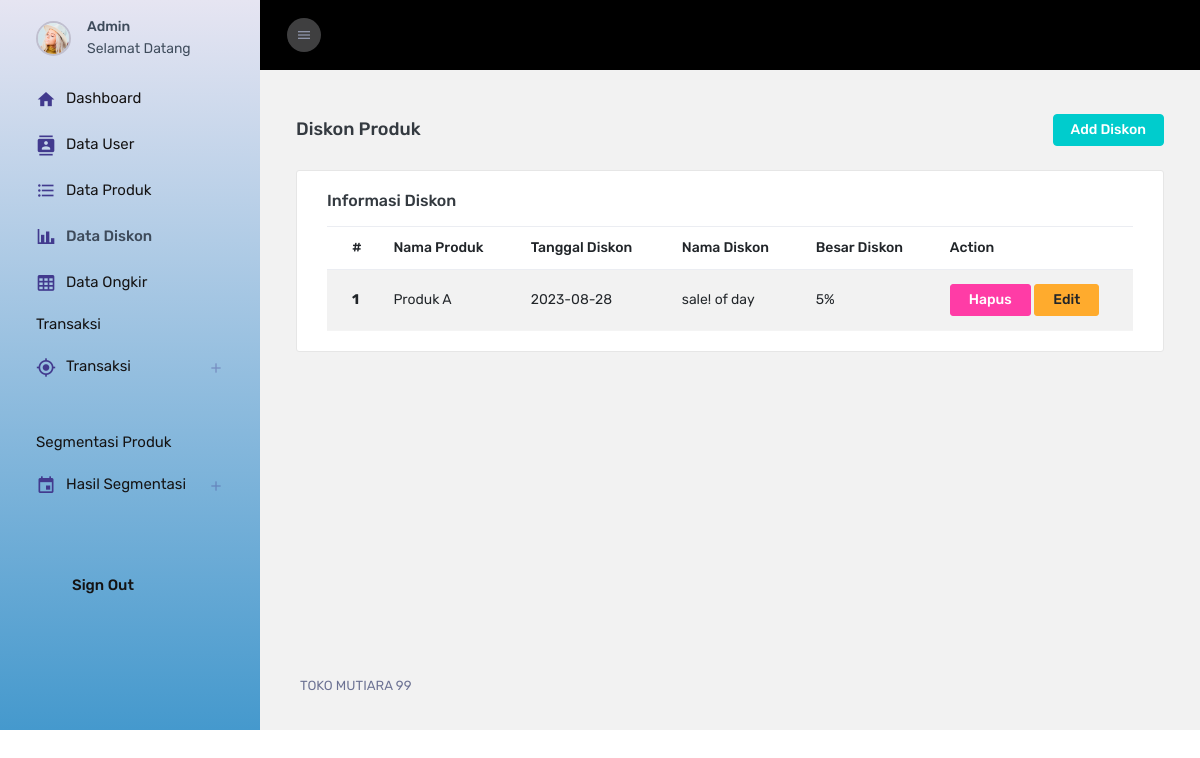
/Admin/cDiskon (signed in), run on an earlier commit of the app's database.
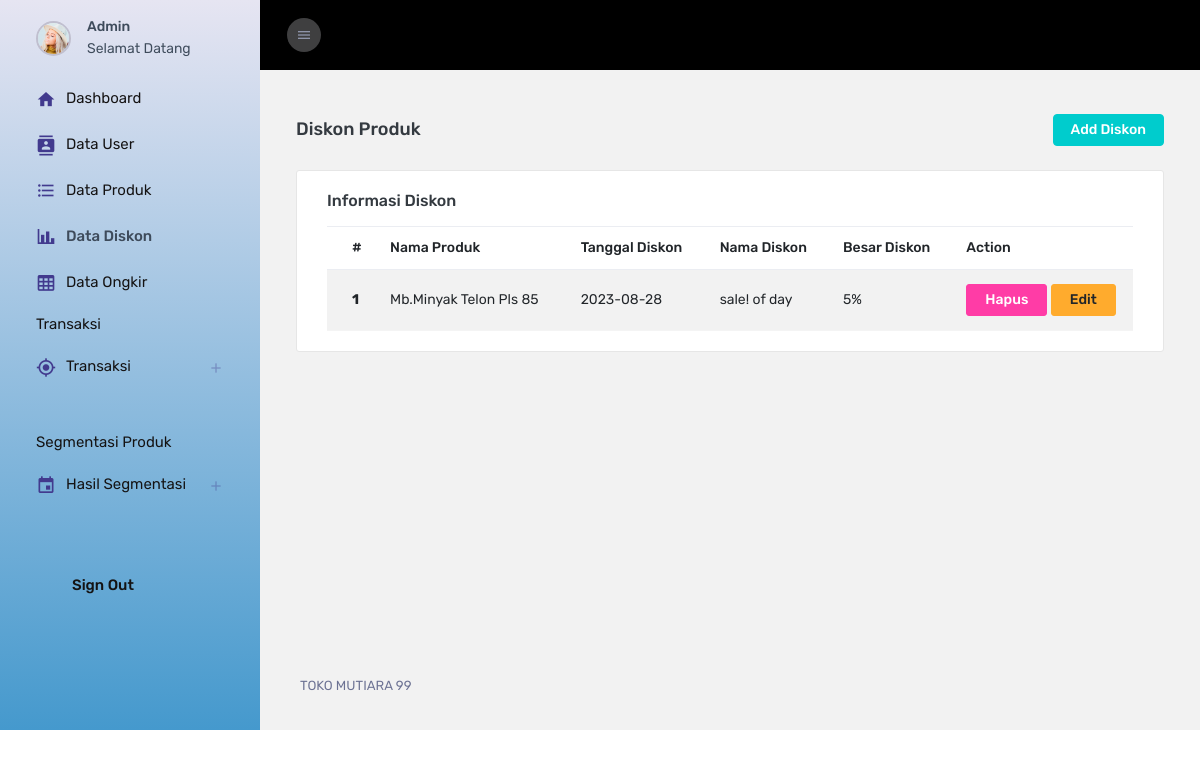
And on a later commit of the database.
### tables this page shows
CREATE TABLE `diskon` (
  `id_diskon` int(11) NOT NULL,
  `id_produk` int(11) NOT NULL,
  `nama_diskon` varchar(125) NOT NULL,
  `diskon` int(11) NOT NULL,
  `tgl_diskon` varchar(20) NOT NULL
);

CREATE TABLE `produk` (
  `id_produk` int(11) NOT NULL,
  `id_user` int(11) NOT NULL,
  `nama_produk` varchar(125) NOT NULL,
  `keterangan` varchar(20) NOT NULL,
  `harga` varchar(15) NOT NULL,
  `stok` int(11) NOT NULL,
  `stat_produk` int(11) NOT NULL,
  `gambar` text NOT NULL
);

### application/controllers/Admin/cDiskon.php (called while the page is built, shortened)
<?php
class cDiskon extends CI_Controller
{
	public function __construct()
	{
		$this->load->model('mDiskon');
		$this->load->model('mProduk');
	}
	public function index()
	{
		$data = array(
			'diskon' => $this->mDiskon->select()
		);
		$this->load->view('Admin/Layout/head');
		$this->load->view('Admin/Diskon/vDiskon', $data);
		$this->load->view('Admin/Layout/footer');
	}
}

### index.php (called while the page is built, shortened)
<?php
require_once BASEPATH.'core/CodeIgniter.php';

### application/models/mDiskon.php (called while the page is built, shortened)
<?php
class mDiskon extends CI_Model
{
	public function select()
	{
		$this->db->select('*');
		$this->db->from('diskon');
		$this->db->join('produk', 'diskon.id_produk = produk.id_produk', 'left');
		return $this->db->get()->result();
	}
}

### application/views/Admin/Diskon/vDiskon.php (the view, shortened to what this page needs)
<div class="main-panel">
	<div class="content-wrapper">
		<div class="page-header">
			<h3 class="page-title">Diskon Produk</h3>
			<div class="d-flex">
				<a href="<?= base_url('Admin/cDiskon/create') ?>" class="btn btn-sm ml-3 btn-success"> Add Diskon </a>
			</div>
		</div>
		<div class="row">
			<div class="col-lg-12 grid-margin stretch-card">
				<div class="card">
					<div class="card-body">
						<h4 class="card-title">Informasi Diskon</h4>
						<div class="table-responsive">
							<table class="table table-striped">
								<thead>
									<tr>
										<th scope="col">#</th>
										<th scope="col">Nama Produk</th>
										<th scope="col">Tanggal Diskon</th>
										<th scope="col">Nama Diskon</th>
										<th scope="col">Besar Diskon</th>
										<th scope="col">Action</th>
									</tr>
								</thead>
								<tbody>
									<?php
									$no = 1;
									foreach ($diskon as $key => $value) {
									?>
										<tr>
											<th scope="row"><?= $no++ ?></th>
											<td><?= $value->nama_produk ?></td>
											<td><?= $value->tgl_diskon ?></td>
											<td><?= $value->nama_diskon ?></td>
											<td><?= $value->diskon ?>%</td>
											<td><a href="<?= base_url('Admin/cDiskon/delete/' . $value->id_diskon) ?>" class="btn btn-danger">Hapus</a>
												<a href="<?= base_url('Admin/cDiskon/update/' . $value->id_diskon) ?>" class="btn btn-warning">Edit</a>
											</td>
										</tr>
									<?php
									} ?>
								</tbody>
							</table>
						</div>
					</div>
				</div>
			</div>
		</div>
	</div>

What changed in the data, as far as the page shows it:
changed through a linked row, diskon "sale! of day": id_produk.nama_produk "Produk A" → "Mb.Minyak Telon Pls 85"
